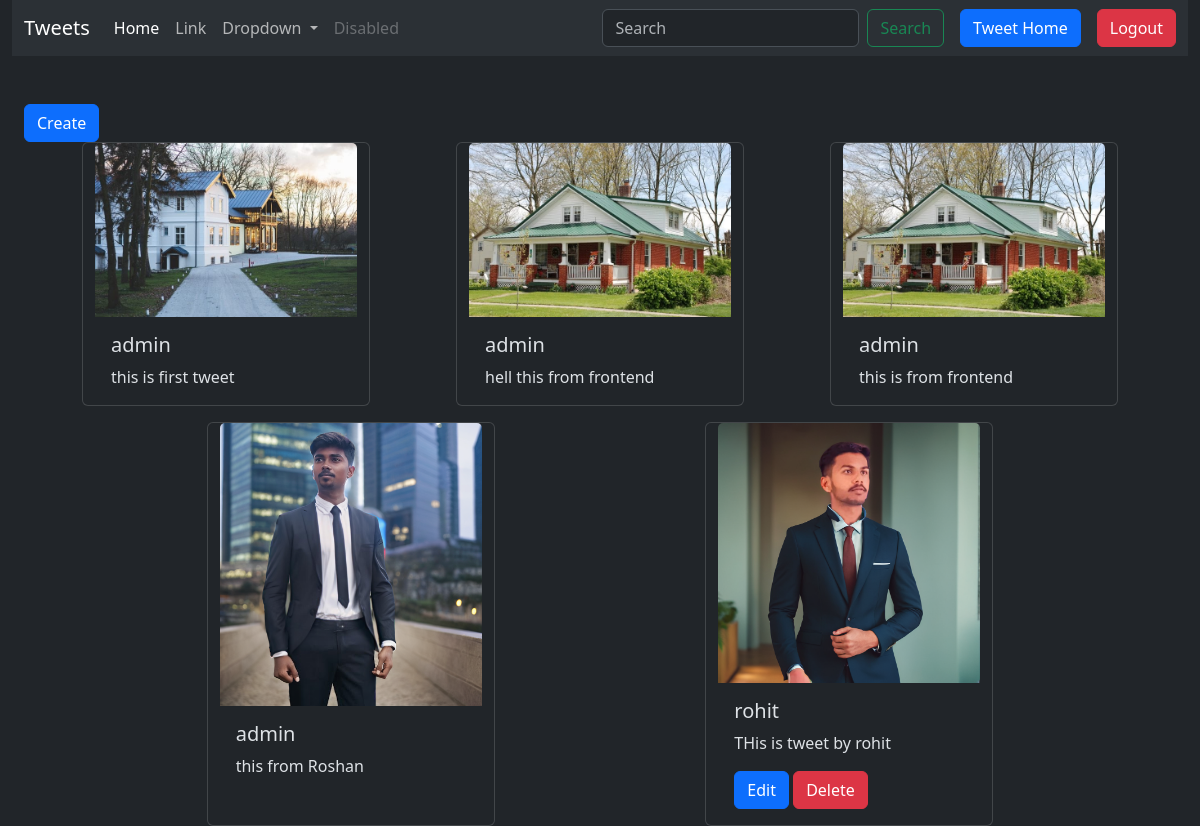
/tweets/ (signed in), run on the app's committed database.
### tweetapp/models.py (models this page shows, shortened)
class Tweets(models.Model):
    user = models.ForeignKey(User,on_delete=models.CASCADE)
    tweet_msg = models.CharField(max_length=255)
    photo = models.FileField(upload_to='tweet_photos/',blank=True,null=True)
    created_at = models.DateTimeField(auto_now_add=True)
    updated_at = models.DateTimeField(auto_now=True)

### tweetapp/views.py (the view)
# urls.py: path('',tweet_list,name='tweet_list'),
def tweet_list(request):
    tweets = Tweets.objects.all()
    return render(request,'tweetapp/tweetList.html',{'tweets':tweets})

### tweetapp/templates/tweetapp/tweetList.html (shortened to what this page needs)
{% extends 'layout.html' %}
{% load static %}
{% block content %}
<section class="container-fluid" id="main-content">
    <a href="{% url 'tweet_create' %}" class="btn btn-primary mt-5">Create</a>
    <div class="row gap-3 justify-content-evenly">
        {% for twet in tweets %}
        <div class="card" style="width: 18rem;">
            {% if twet.photo %}
                <img src="{{ twet.photo.url }}" class="card-img-top" alt="Tweet Image">
            {% else %}
                <img src="{% static 'default_image.jpg' %}" class="card-img-top" alt="No Image Available">
            {% endif %}
            <div class="card-body">
              <h5 class="card-title">{{twet.user.username}}</h5>
              <p class="card-text">{{twet.tweet_msg}}</p>
              {% if twet.user == user %}
                <a href="{% url 'tweet_edit' twet.id%}" class="btn btn-primary">Edit</a>
                <a href="{%url 'tweet_delete' twet.id%}" class="btn btn-danger">Delete</a>
              {% endif %}
            </div>
          </div>
        {% endfor %}
    </div>
  </section>
{% endblock content %}

### data on the page
Tweets: photo (picture), user.username "admin", tweet_msg "this is first tweet"
Tweets: photo (picture), user.username "admin", tweet_msg "hell this from frontend"
Tweets: photo (picture), user.username "admin", tweet_msg "this is from frontend"
Tweets: photo (picture), user.username "admin", tweet_msg "this from Roshan"
Tweets: photo (picture), user.username "rohit", tweet_msg "THis is tweet by rohit", shows "Edit"
